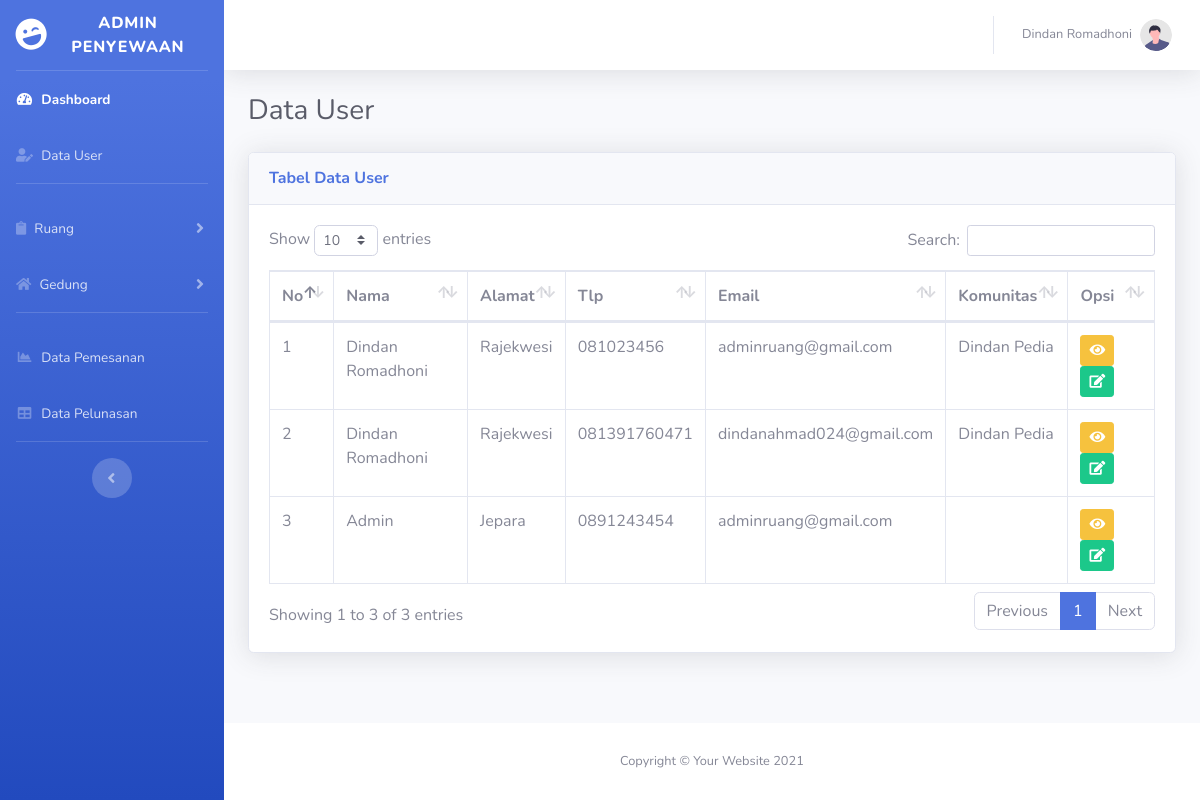
The page /admin/user.php (signed in) on the database its author committed.
### tables this page shows
CREATE TABLE `user` (
  `id_user` int(11) NOT NULL,
  `nama_user` varchar(100) NOT NULL,
  `alamat_user` varchar(100) NOT NULL,
  `tlp_user` varchar(15) NOT NULL,
  `email_user` varchar(50) NOT NULL,
  `password` varchar(20) NOT NULL,
  `komunitas` varchar(100) NOT NULL,
  `alamat_komunitas` varchar(100) NOT NULL,
  `tlp_komunitas` varchar(15) NOT NULL,
  `email_komunitas` varchar(50) NOT NULL
);

### admin/user.php (the view, shortened to what this page needs)
<!DOCTYPE html>
<html lang="en">
<head>
    <link href="../assets/vendor/fontawesome-free/css/all.min.css" rel="stylesheet" type="text/css">
    <link href="../assets/css/sb-admin-2.min.css" rel="stylesheet">
    <link href="../assets/vendor/datatables/dataTables.bootstrap4.min.css" rel="stylesheet">
</head>
<body id="page-top">
    <div id="wrapper">
        <ul class="navbar-nav bg-gradient-primary sidebar sidebar-dark accordion" id="accordionSidebar">
            <a class="sidebar-brand d-flex align-items-center justify-content-center" href="index.php">
                <div class="sidebar-brand-icon rotate-n-15">
                    <i class="fas fa-laugh-wink"></i>
                </div>
                <div class="sidebar-brand-text mx-3">Admin Penyewaan</div>
            </a>
            <hr class="sidebar-divider my-0">
            <li class="nav-item active">
                <a class="nav-link" href="index.php">
                    <i class="fas fa-fw fa-tachometer-alt"></i>
                    <span>Dashboard</span></a>
            </li>
            <li class="nav-item">
                <a class="nav-link" href="user.php">
                    <i class="fas fa-user-edit"></i>
                    <span>Data User</span></a>
            </li>
            <hr class="sidebar-divider">
            <li class="nav-item">
                <a class="nav-link collapsed" href="#" data-toggle="collapse" data-target="#collapseTwo"
                    aria-expanded="true" aria-controls="collapseTwo">
                    <i class="fas fa-clipboard"></i>
                    <span>Ruang</span>
                </a>
            </li>
            <li class="nav-item">
                <a class="nav-link collapsed" href="#" data-toggle="collapse" data-target="#collapseUtilities"
                    aria-expanded="true" aria-controls="collapseUtilities">
                    <i class="fas fa-home"></i>
                    <span>Gedung</span>
                </a>
            </li>
            <hr class="sidebar-divider">
            <li class="nav-item">
                <a class="nav-link" href="pemesanan.php">
                    <i class="fas fa-fw fa-chart-area"></i>
                    <span>Data Pemesanan</span></a>
            </li>
            <li class="nav-item">
                <a class="nav-link" href="pelunasan.php">
                    <i class="fas fa-fw fa-table"></i>
                    <span>Data Pelunasan</span></a>
            </li>
            <hr class="sidebar-divider d-none d-md-block">
            <div class="text-center d-none d-md-inline">
                <button class="rounded-circle border-0" id="sidebarToggle"></button>
            </div>
        </ul>
        <div id="content-wrapper" class="d-flex flex-column">
            <div id="content">
                <nav class="navbar navbar-expand navbar-light bg-white topbar mb-4 static-top shadow">
                    <ul class="navbar-nav ml-auto">
                        <li class="nav-item dropdown no-arrow">
                            <a class="nav-link dropdown-toggle" href="#" id="userDropdown" role="button"
                                data-toggle="dropdown" aria-haspopup="true" aria-expanded="false">
                                <span class="mr-2 d-none d-lg-inline text-gray-600 small"><?= $_SESSION['a_global']->nama_user ?></span>
                                <img class="img-profile rounded-circle"
                                    src="../assets/img/undraw_profile.svg">
                            </a>
                        </li>
                    </ul>
                </nav>
                <div class="container-fluid">
                    <div class="d-sm-flex align-items-center justify-content-between mb-4">
                        <h1 class="h3 mb-0 text-gray-800">Data User</h1>
                    </div>
                    <div class="card shadow mb-4">
                        <div class="card-header py-3">
                            <h6 class="m-0 font-weight-bold text-primary">Tabel Data User</h6>
                        </div>
                        <div class="card-body">
                            <div class="table-responsive">
                                <table class="table table-bordered" id="dataTable" width="100%" cellspacing="0">
                                    <thead>
                                    <tr>
                                        <th>No</th>
                                        <th>Nama</th>
                                        <th>Alamat</th>
                                        <th>Tlp</th>
                                        <th>Email</th>
                                        <th>Komunitas</th>
                                        <th>Opsi</th>
                                    </tr>
                                    </thead>
                                    <tfoot>
                                        <tbody>
                                            <?php
                                            include'../koneksi.php';
                                            $no = 1;
                                            $data = mysqli_query($koneksi,"SELECT * FROM user ORDER BY id_user DESC");
                                            while ($d = mysqli_fetch_array($data)) {
                                            ?>
                                            <tr>
                                            <td><?php echo $no++;?></td>
                                            <td><?php echo $d['nama_user'];?></td>
                                            <td><?php echo $d['alamat_user'];?></td>
                                            <td><?php echo $d['tlp_user'];?></td>
                                            <td><?php echo $d['email_user'];?></td>
                                            <td><?php echo $d['komunitas'];?></td>
                                            <td>
                                                <button type="button" class="btn btn-warning btn-sm" data-toggle="modal" data-target="#exampleModal<?= $d['id_user'] ?>">
                                                <i class="fas fa-eye"></i>
                                                </button>
                                                <a class="btn btn-success btn-sm" href="update.php?id_user=<?php echo $d['id_user'];?>"><i class="fas fa-edit"></i></a>
                                            </td>
                                            </tr>
                                            <?php
                                            }
                                            ?>
                                    </tbody>
                                    </tfoot>
                                </table>
                            </div>
                        </div>
                    </div>
                </div>
            </div>
            <footer class="sticky-footer bg-white">
                <div class="container my-auto">
                    <div class="copyright text-center my-auto">
                        <span>Copyright &copy; Your Website 2021</span>
                    </div>
                </div>
            </footer>
        </div>
    </div>
</body>
</html>

### rows shown on the page
user: nama_user "Dindan Romadhoni", alamat_user "Rajekwesi", tlp_user "081023456", email_user "adminruang@gmail.com", komunitas "Dindan Pedia"
user: nama_user "Dindan Romadhoni", alamat_user "Rajekwesi", tlp_user "081391760471", email_user "dindanahmad024@gmail.com", komunitas "Dindan Pedia"
user: nama_user "Admin", alamat_user "Jepara", tlp_user "0891243454", email_user "adminruang@gmail.com"

### other values the page prints
$_SESSION['a_global']->nama_user "Dindan Romadhoni"
